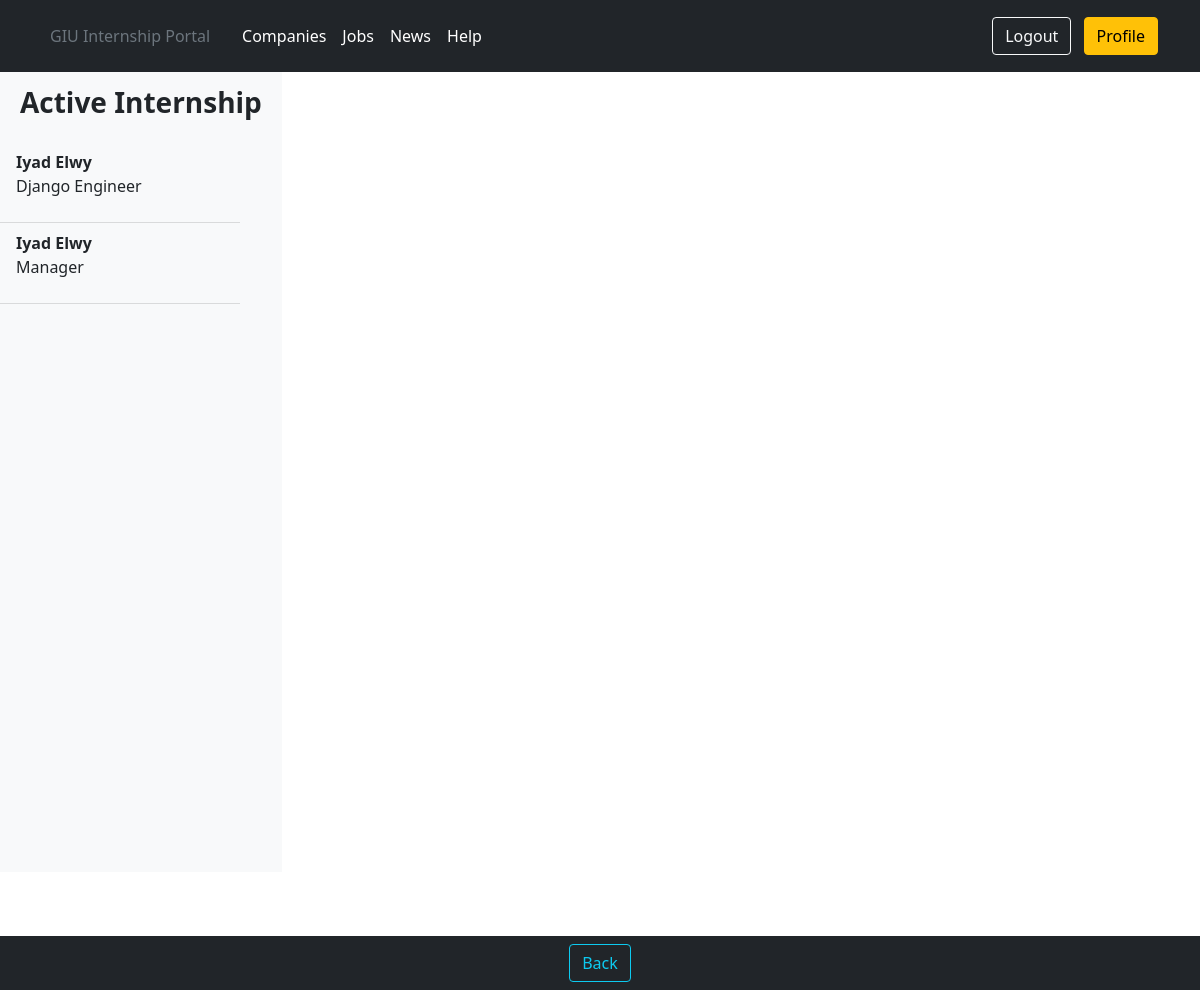
The app's page /users/student/42/student_portal/pastinternships/ (signed in), older data.
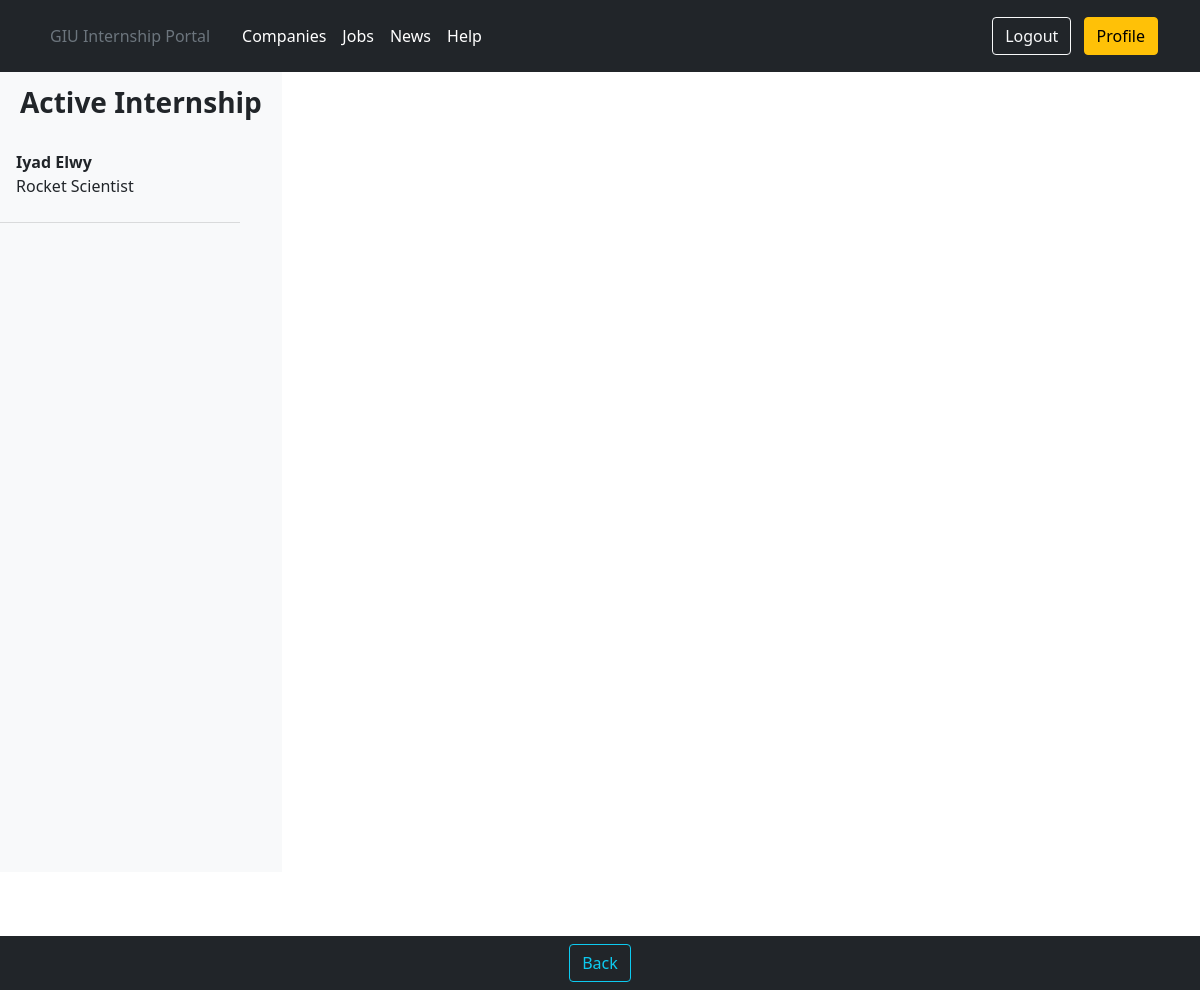
The same page, newer data.
### portal/models.py (models this page shows, shortened)
class Application(models.Model):
    application_id = models.AutoField(primary_key=True)
    student_id = models.ForeignKey(user_models.Student, on_delete=models.CASCADE)
    job_id = models.ForeignKey(Job, on_delete=models.CASCADE)
    application_status = models.CharField(max_length=20, default='In review', blank=True)
    visibility_for_employer = models.BooleanField(default=False, blank=True)
    application_date = models.DateField(default=datetime.datetime.today(), blank=True)
    has_ended = models.BooleanField(default=False, blank=True)
    has_started = models.BooleanField(default=False, blank=True)
    confirm = models.BooleanField(default=False, blank=True)
    class Meta:
        unique_together = (('student_id', 'job_id'),)

class Job(models.Model):
    fac_choices = (
        ('Engineering', 'Engineering'),
        ('Computer Science', 'Computer Science'),
        ('Business', 'Business'),
        ('Design', 'Design'),
        ('Architecture', 'Architecture'),
        ('Biotechnology', 'Biotechnology'),
        ('Pharmaceutical', 'Pharmaceutical')
    )
    sem_choices = (
        (1, 1),
        (2, 2),
        (3, 3),
        (4, 4),
        (5, 5),
        (6, 6),
        (7, 7),
        (8, 8),
        (9, 9),
        (10, 10),
        (11, 11),
        (12, 12),
    )
    job_id = models.AutoField(primary_key=True)
    title = models.CharField(max_length=30)
    job_description = models.TextField(max_length=1000)
    department = models.CharField(max_length=20)
    job_start_date = models.DateField()
    job_end_date = models.DateField()
    application_deadline = models.DateField()
    num_of_available_internships = models.PositiveIntegerField()
    salary_range = models.CharField(max_length=20)
    qualifications = models.TextField(max_length=500)
    job_location = models.CharField(max_length=20)
    application_link = models.CharField(max_length=50, null=True, blank=True)
    application_email = models.CharField(max_length=50, null=True, blank=True)
    job_type = models.CharField(max_length=30)
    employer_id = models.ForeignKey(user_models.Employer, on_delete=models.CASCADE)
    allowed_faculties = models.TextField(max_length=300, choices=fac_choices)
    required_semesters = models.CharField(max_length=20, choices=sem_choices)
    aa_id = models.ForeignKey(user_models.AcademicAdvisor, null=True, blank=True, on_delete=models.DO_NOTHING)
    visibility_fac_rep = models.BooleanField(default=False, blank=True)
    visibility_admin = models.BooleanField(default=False, blank=True, verbose_name='Visibility')
    active_student = models.OneToOneField(user_models.Student, null=True, blank=True, on_delete=models.DO_NOTHING)
    post_is_up = models.BooleanField(default=True, verbose_name='Visible')

### users/models.py (models this page shows, shortened)
class Student(models.Model):
    sem_choices = (
        (1, 1),
        (2, 2),
        (3, 3),
        (4, 4),
        (5, 5),
        (6, 6),
        (7, 7),
        (8, 8),
        (9, 9),
        (10, 10),
        (11, 11),
        (12, 12),
    )
    fac_choices = (
        ('Engineering', 'Engineering'),
        ('Computer Science', 'Computer Science'),
        ('Business', 'Business'),
        ('Design', 'Design'),
        ('Architecture', 'Architecture'),
        ('Biotechnology', 'Biotechnology'),
        ('Pharmaceutical', 'Pharmaceutical')
    )
    user = models.OneToOneField(User, on_delete=models.CASCADE, primary_key=True)
    middle_name = models.CharField(max_length=20)
    student_university_id = models.PositiveIntegerField()
    birthdate = models.DateField()
    semester = models.IntegerField(choices=sem_choices)
    faculty = models.CharField(max_length=20, choices=fac_choices)
    major = models.CharField(max_length=20)
    gpa = models.DecimalField(decimal_places=2, max_digits=3)
    student_address = models.CharField(max_length=10)
    has_cv = models.BooleanField(default=False, blank=True)
    cover_letter = models.TextField(max_length=1000, default='', blank=True)

class User(AbstractUser):
    is_student = models.BooleanField(default=False)
    is_employer = models.BooleanField(default=False)
    is_admin = models.BooleanField(default=False)
    is_faculty_representative = models.BooleanField(default=False)
    is_academic_advisor = models.BooleanField(default=False)
    is_career_office_coordinator = models.BooleanField(default=False)

### portal/views.py (the view)
# urls.py: path('pastinternships/', views.StudentShowPastInternships.as_view(), name='student_show_past_internships'),
class StudentShowPastInternships(LoginRequiredMixin, UserPassesTestMixin, ListView):
    model = Application
    template_name = 'portal/student_view_past_internships.html'
    context_object_name = 'student_view_past_internships'
    login_url = 'login'
    def test_func(self):
        return self.request.user.is_student

### templates/portal/student_view_past_internships.html (shortened to what this page needs)
{% extends 'userprofiles/student_profile.html' %}
{% load static %}
{% block navitems %}
    <button onclick="history.back()" class="btn btn-outline-info ml-2" type="button">Back</button>
{% endblock navitems %}
{% block header_block %}
    <link rel="stylesheet" href="{% static 'css/employerViewsApplications.css' %}">
{% endblock header_block %}
{% block profile_body %}
    <div class="d-flex" id="wrapper">
        <div class="bg-light border-right vh-100" id="sidebar-wrapper">
            <div class="sidebar-heading">
                <h3><strong>Active Internship</strong></h3>
            </div>
            <div class="list-group list-group-flush overflow-auto h-100">
                {% for application in student_view_past_internships %}
                    {% if application.has_ended == True and application.has_started == False and application.student_id.user == user %}
                        <a href="#" id="application-sidebar-item" class="list-group-item
                    list-group-item-action
                    bg-light side_item">
                            <strong>{{ application.student_id.user.first_name }} {{ application.student_id.user.last_name }}</strong>
                            <p>{{ application.job_id.title }}</p>
                        </a>
                    {% endif %}
                {% endfor %}
                <br>
            </div>
            <br>
            <br>
        </div>
        <br>
    </div>
{% endblock profile_body %}

Row changes from the older to the newer data that the page shows:
removed Application: student_id.user.first_name "Iyad", student_id.user.last_name "Elwy", job_id "Django Engineer"
removed Application: student_id.user.first_name "Iyad", student_id.user.last_name "Elwy", job_id "Manager"
added Application: student_id.user.first_name "Iyad", student_id.user.last_name "Elwy", job_id "Rocket Scientist"
